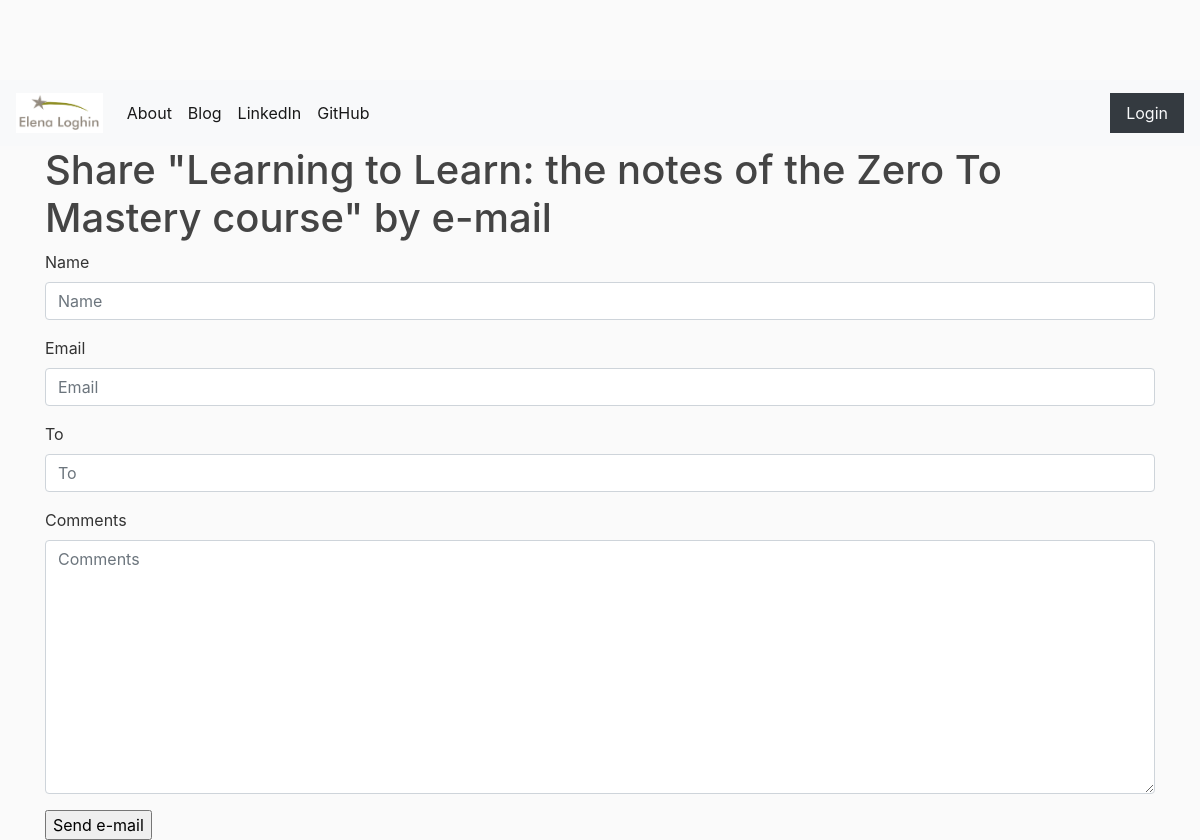
Before: /3/share/ with the older database file.
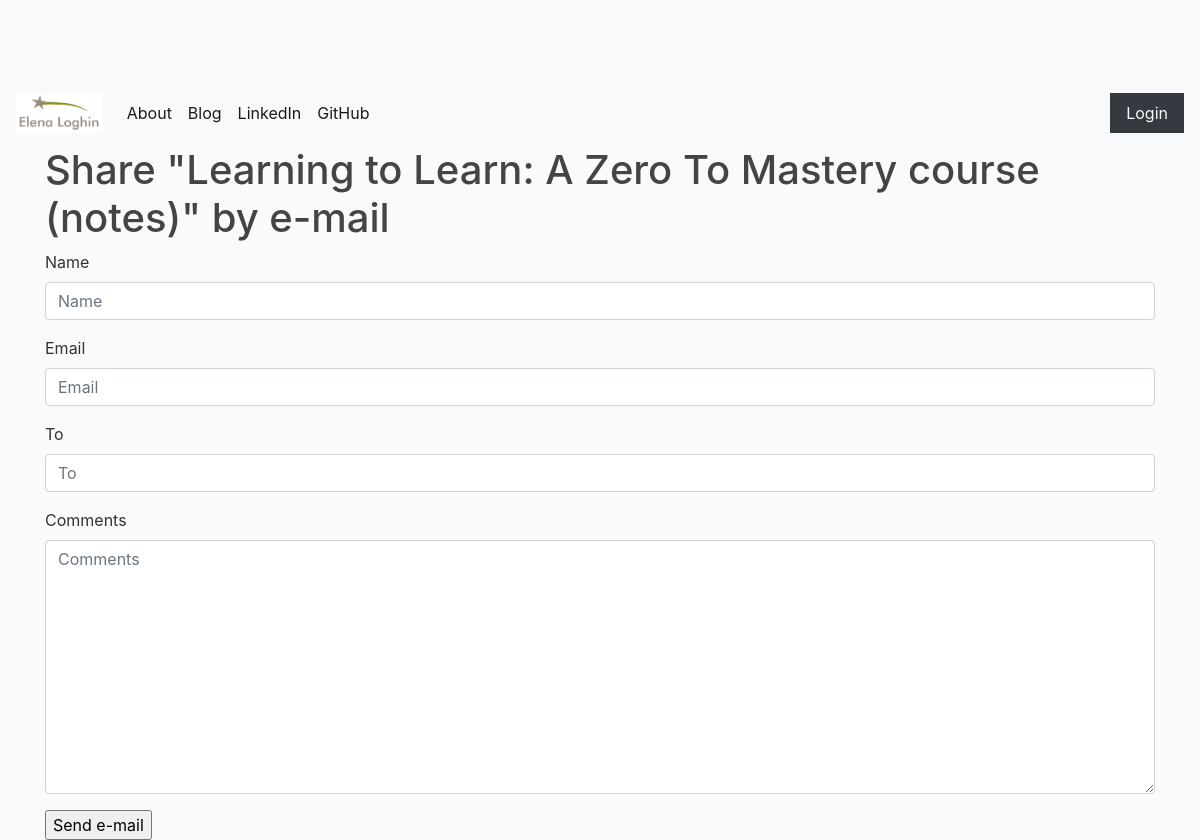
After: the same page with the newer database file.
### blog/models.py (models this page shows, shortened)
class Post(models.Model):
    STATUS_CHOICES = (
        ('draft', 'Draft'),
        ('published', 'Published'),
    )
    title = models.CharField(max_length = 200)
    slug = models.SlugField(null=False, max_length = 250, unique_for_date='published_date')
    author = models.ForeignKey(User, on_delete=models.CASCADE, related_name='blog_posts')
    text = models.TextField()
    published_date = models.DateTimeField(default=timezone.now)
    created_date = models.DateTimeField(auto_now_add=True)
    updated_date = models.DateTimeField(auto_now=True)
    status = models.CharField(max_length=10, choices=STATUS_CHOICES, default='draft')
    objects = models.Manager() # The default manager.
    published = PublishedManager() # Our custom manager.
    class Meta:
        ordering = ('-published_date',)

### blog/views.py (the view)
# urls.py: path('<int:pk>/share/', views.post_share, name='blog_post_share'),
def post_share(request, pk):
    post = get_object_or_404(Post, pk=pk, status='published')
    sent = False
    if request.method == "POST":
        form = EmailPostForm(request.POST)
        if form.is_valid():
            cd = form.cleaned_data
            post_url = request.build_absolute_uri(
                post.get_absolute_url())
            subject = f"{cd['name']} recommends you read " \
                    f"{post.title}"
            message = f"Read {post.title} at {post_url}\n\n" \
                    f"{cd['name']}\'s comments: {cd['comments']}"
            send_mail(subject, message, 'unicornsinpython@gmail.com',
                    [cd['to']])
            sent = True
    else:
        form = EmailPostForm()
    return render(request, 'blog/post_share.html', {'post': post,
                                                    'form': form,
                                                    'sent': sent})

### blog/forms.py
class EmailPostForm(forms.Form):
    name = forms.CharField(max_length = 25)
    email = forms.EmailField()
    to = forms.EmailField()
    comments = forms.CharField(required=False, widget=forms.Textarea)

### blog/templates/blog/post_share.html (shortened to what this page needs)
{% extends "blog/base.html" %}
{% load bootstrap4 %}
{% block content %}
{% if sent %}
  <h1>E-mail successfully sent</h1>
  <p>
    "{{ post.title }}" was successfully sent to {{ form.cleaned_data.to }}.
  </p>
{% else %}
  <h1>Share "{{ post.title }}" by e-mail</h1>
  <form method="post">
    {% bootstrap_form form %}
    <input type="submit" value="Send e-mail">
  </form>
{% endif %}
{% endblock %}

Changed rows visible on the page:
changed Post: title "Learning to Learn: the notes of the Zero To Mastery course" → "Learning to Learn: A Zero To Mastery course (notes)"
